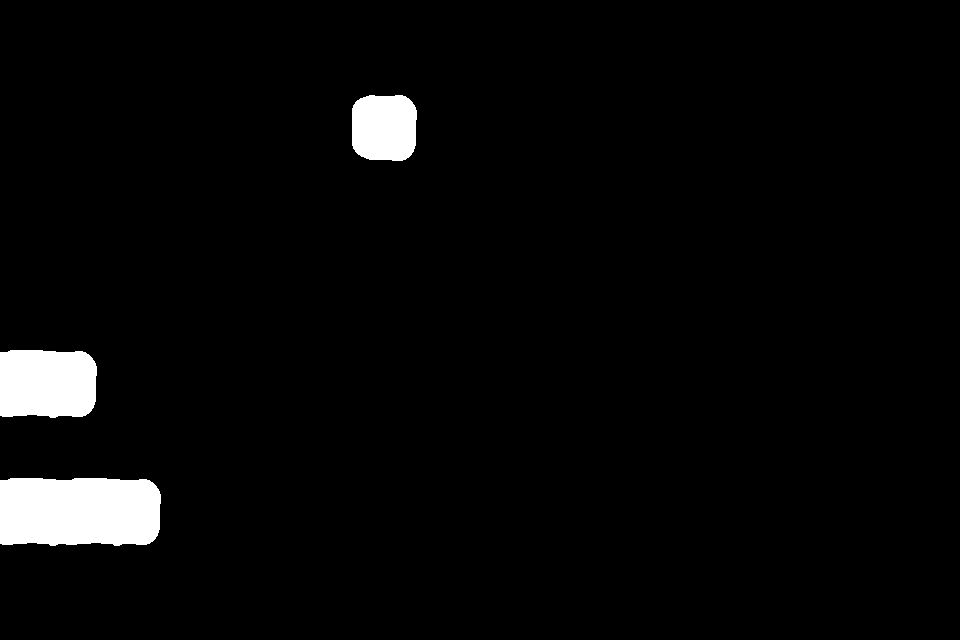

The image is a tile-based game level rendered from a .tmx file. Its description and source (layers, tilesets, objects; grid data summarised) follow:
An orthogonal 15x10 tile map with 64x64 px tiles, 1 tile layer (Chao) and 45 objects (41x Prefab, 3x Fronteira, Jogador).

<map version="1.0" orientation="orthogonal" renderorder="right-down" width="15" height="10" tilewidth="64" tileheight="64" nextobjectid="82">
 <tileset firstgid="1" source="TilesetSimples/tileset.tsx" />
 <layer name="Chao" width="15" height="10">
  <properties>
   <property name="unity:layer" value="Solido" />
  </properties>
  <data>[150 cells, 14 non-empty, 6 distinct tile ids]</data>
 </layer>
 <objectgroup name="Objetos" offsetx="0" offsety="-32">
  <properties>
   <property name="unity:layer" value="Objetos" />
  </properties>
  <object id="13" name="Fronteira" x="-65" y="-288" width="64" height="929" />
  <object id="14" name="Fronteira" x="0" y="-320" width="960" height="64" />
  <object id="15" name="Fronteira" x="960" y="-288" width="64" height="928" />
  <object id="37" name="Espinho" type="Prefab" gid="14" x="574" y="232" width="64" height="64">
   <properties>
    <property name="PrefabSwap" value="" />
    <property name="unity:layer" value="Morte" />
   </properties>
  </object>
  <object id="38" name="Espinho" type="Prefab" gid="14" x="1" y="641" width="64" height="64">
   <properties>
    <property name="PrefabSwap" value="" />
    <property name="unity:layer" value="Morte" />
   </properties>
  </object>
  <object id="39" name="Espinho" type="Prefab" gid="14" x="65" y="641" width="64" height="64">
   <properties>
    <property name="PrefabSwap" value="" />
    <property name="unity:layer" value="Morte" />
   </properties>
  </object>
  <object id="40" name="Espinho" type="Prefab" gid="14" x="192" y="640" width="64" height="64">
   <properties>
    <property name="PrefabSwap" value="" />
    <property name="unity:layer" value="Morte" />
   </properties>
  </object>
  <object id="41" name="Espinho" type="Prefab" gid="14" x="257" y="640" width="64" height="64">
   <properties>
    <property name="PrefabSwap" value="" />
    <property name="unity:layer" value="Morte" />
   </properties>
  </object>
  <object id="42" name="Espinho" type="Prefab" gid="14" x="321" y="640" width="64" height="64">
   <properties>
    <property name="PrefabSwap" value="" />
    <property name="unity:layer" value="Morte" />
   </properties>
  </object>
  <object id="43" name="Espinho" type="Prefab" gid="14" x="385" y="640" width="64" height="64">
   <properties>
    <property name="PrefabSwap" value="" />
    <property name="unity:layer" value="Morte" />
   </properties>
  </object>
  <object id="44" name="Placa" type="Prefab" gid="15" x="1" y="384" width="64" height="64">
   <properties>
    <property name="PrefabSwap" value="" />
    <property name="msg" value="Vamos jogar!" />
   </properties>
  </object>
  <object id="45" name="Chave" type="Prefab" gid="18" x="895" y="576" width="64" height="64">
   <properties>
    <property name="PrefabSwap" value="" />
   </properties>
  </object>
  <object id="46" name="Porta" type="Prefab" gid="17" x="32" y="128" width="64" height="64">
   <properties>
    <property name="PrefabSwap" value="" />
   </properties>
  </object>
  <object id="47" name="Espinho" type="Prefab" gid="14" x="703" y="448" width="64" height="64">
   <properties>
    <property name="PrefabSwap" value="" />
    <property name="unity:layer" value="Morte" />
   </properties>
  </object>
  <object id="48" name="Espinho" type="Prefab" gid="14" x="768" y="384" width="64" height="64">
   <properties>
    <property name="PrefabSwap" value="" />
    <property name="unity:layer" value="Morte" />
   </properties>
  </object>
  <object id="49" name="Bloco" type="Prefab" gid="21" x="897" y="622" width="64" height="64">
   <properties>
    <property name="PrefabSwap" value="" />
   </properties>
  </object>
  <object id="51" name="Bloco" type="Prefab" gid="21" x="243" y="552" width="64" height="64">
   <properties>
    <property name="PrefabSwap" value="" />
   </properties>
  </object>
  <object id="52" name="Cristal" type="Prefab" gid="23" x="1" y="511" width="64" height="64">
   <properties>
    <property name="PrefabSwap" value="" />
   </properties>
  </object>
  <object id="53" name="Bloco" type="Prefab" gid="21" x="167" y="552" width="64" height="64">
   <properties>
    <property name="PrefabSwap" value="" />
   </properties>
  </object>
  <object id="54" name="Jogador" gid="24" x="63" y="384" width="64" height="64">
   <properties>
    <property name="PrefabSwap" value="" />
   </properties>
  </object>
  <object id="55" name="Espinho" type="Prefab" gid="14" x="129" y="640" width="64" height="64">
   <properties>
    <property name="PrefabSwap" value="" />
    <property name="unity:layer" value="Morte" />
   </properties>
  </object>
  <object id="56" name="Espinho" type="Prefab" gid="14" x="447" y="640" width="64" height="64">
   <properties>
    <property name="PrefabSwap" value="" />
    <property name="unity:layer" value="Morte" />
   </properties>
  </object>
  <object id="57" name="Espinho" type="Prefab" gid="14" x="511" y="640" width="64" height="64">
   <properties>
    <property name="PrefabSwap" value="" />
    <property name="unity:layer" value="Morte" />
   </properties>
  </object>
  <object id="58" name="Espinho" type="Prefab" gid="14" x="576" y="640" width="64" height="64">
   <properties>
    <property name="PrefabSwap" value="" />
    <property name="unity:layer" value="Morte" />
   </properties>
  </object>
  <object id="59" name="Espinho" type="Prefab" gid="14" x="640" y="640" width="64" height="64">
   <properties>
    <property name="PrefabSwap" value="" />
    <property name="unity:layer" value="Morte" />
   </properties>
  </object>
  <object id="60" name="Espinho" type="Prefab" gid="14" x="705" y="640" width="64" height="64">
   <properties>
    <property name="PrefabSwap" value="" />
    <property name="unity:layer" value="Morte" />
   </properties>
  </object>
  <object id="61" name="Espinho" type="Prefab" gid="14" x="769" y="640" width="64" height="64">
   <properties>
    <property name="PrefabSwap" value="" />
    <property name="unity:layer" value="Morte" />
   </properties>
  </object>
  <object id="62" name="Espinho" type="Prefab" gid="14" x="833" y="640" width="64" height="64">
   <properties>
    <property name="PrefabSwap" value="" />
    <property name="unity:layer" value="Morte" />
   </properties>
  </object>
  <object id="64" name="Bloco" type="Prefab" gid="21" x="354" y="553" width="64" height="64">
   <properties>
    <property name="PrefabSwap" value="" />
   </properties>
  </object>
  <object id="65" name="Bloco" type="Prefab" gid="21" x="447" y="554" width="64" height="64">
   <properties>
    <property name="PrefabSwap" value="" />
   </properties>
  </object>
  <object id="66" name="Bloco" type="Prefab" gid="21" x="558.5" y="551.5" width="64" height="64">
   <properties>
    <property name="PrefabSwap" value="" />
   </properties>
  </object>
  <object id="67" name="Bloco" type="Prefab" gid="21" x="651.5" y="552.5" width="64" height="64">
   <properties>
    <property name="PrefabSwap" value="" />
   </properties>
  </object>
  <object id="68" name="Bloco" type="Prefab" gid="21" x="774.5" y="550.5" width="64" height="64">
   <properties>
    <property name="PrefabSwap" value="" />
   </properties>
  </object>
  <object id="69" name="Bloco" type="Prefab" gid="21" x="853.5" y="491.5" width="64" height="64">
   <properties>
    <property name="PrefabSwap" value="" />
   </properties>
  </object>
  <object id="70" name="Bloco" type="Prefab" gid="21" x="896" y="383" width="64" height="64">
   <properties>
    <property name="PrefabSwap" value="" />
   </properties>
  </object>
  </objectgroup>
</map>
<!-- 10 of 45 objects omitted -->
